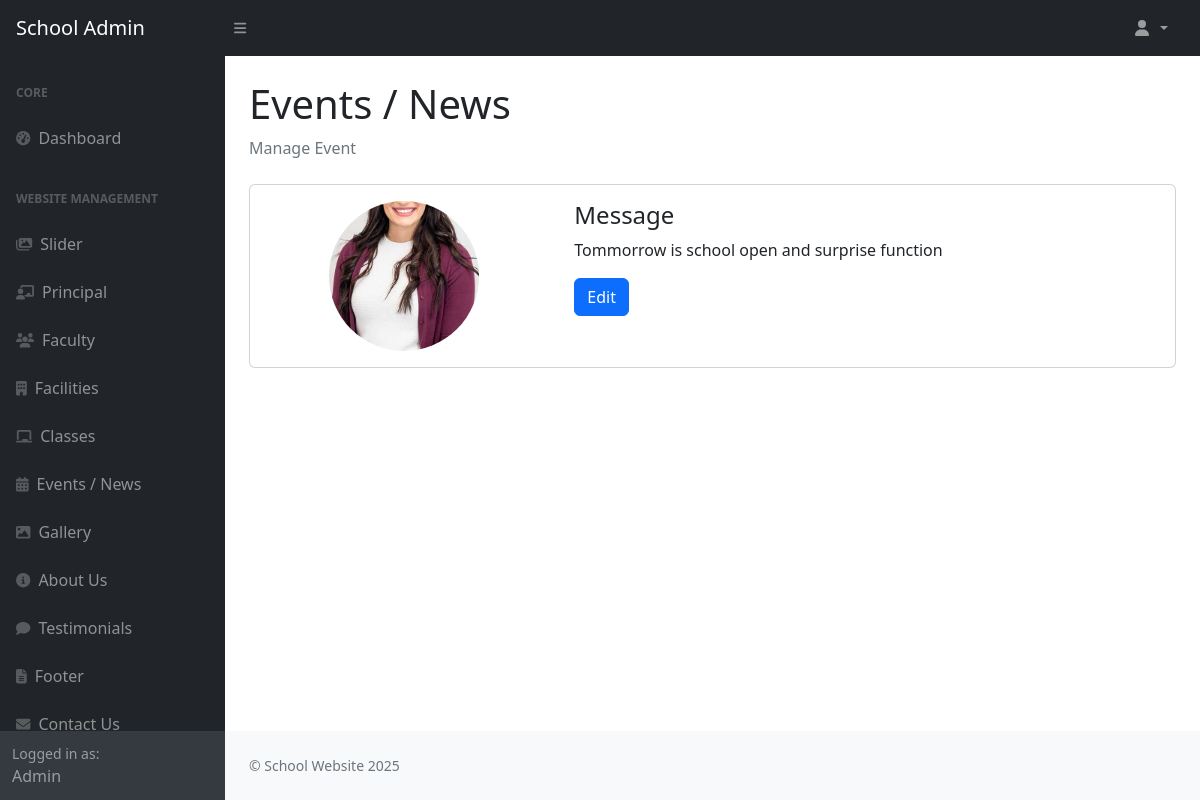
/admin/events.php (signed in), run on the app's committed database.
### tables this page shows
CREATE TABLE `teacher_section` (
  `id` int(11) NOT NULL,
  `title` varchar(255) NOT NULL,
  `description` text NOT NULL,
  `image` varchar(255) DEFAULT 'img/call-to-action.jpg'
);

### admin/events.php (the view, shortened to what this page needs)
<?php
include 'db.php';
$row = mysqli_fetch_assoc(mysqli_query($conn, "SELECT * FROM teacher_section LIMIT 1"));
?>
<!DOCTYPE html>
<html lang="en">
<head>
    <link href="css/styles.css" rel="stylesheet" />
    <link href="https://cdn.jsdelivr.net/npm/bootstrap@5.2.3/dist/css/bootstrap.min.css" rel="stylesheet">
</head>
<body class="sb-nav-fixed">
    <?php include 'file/navbar.php'; ?>
    <div id="layoutSidenav">
        <?php include 'file/sidebar.php'; ?>
        <div id="layoutSidenav_content">
            <main>
                <div class="container-fluid px-4">
                    <h1 class="mt-4">Events / News</h1>
                    <ol class="breadcrumb mb-4">
                        <li class="breadcrumb-item active">Manage Event</li>
                    </ol>
                    <div class="card mb-4">
                        <div class="row g-0">
                            <div class="col-md-4 text-center p-3">
                                <?php if (!empty($row['image'])) { ?>
                                    <img src="<?php echo $row['image']; ?>" class="img-fluid rounded-circle" style="width:150px; height:150px; object-fit:cover;">
                                <?php } else { ?>
                                    <div class="bg-light d-flex align-items-center justify-content-center rounded-circle" style="width:150px; height:150px;">
                                        <i class="fas fa-calendar-alt fa-3x text-muted"></i>
                                    </div>
                                <?php } ?>
                            </div>
                            <div class="col-md-8">
                                <div class="card-body">
                                    <h4 class="card-title"><?php echo $row['title']; ?></h4>
                                    <p class="card-text"><?php echo $row['description']; ?></p>
                                    <button class="btn btn-primary" data-bs-toggle="modal" data-bs-target="#editModal<?php echo $row['id']; ?>">Edit</button>
                                </div>
                            </div>
                        </div>
                    </div>
                </div>
            </main>
            <footer class="py-4 bg-light mt-auto">
                <div class="container-fluid px-4">
                    <div class="d-flex align-items-center justify-content-between small">
                        <div class="text-muted">© School Website 2025</div>
                    </div>
                </div>
            </footer>
        </div>
    </div>
</body>
</html>

### data on the page
teacher_section: image (picture), title "Message", description "Tommorrow is school open and surprise function"
